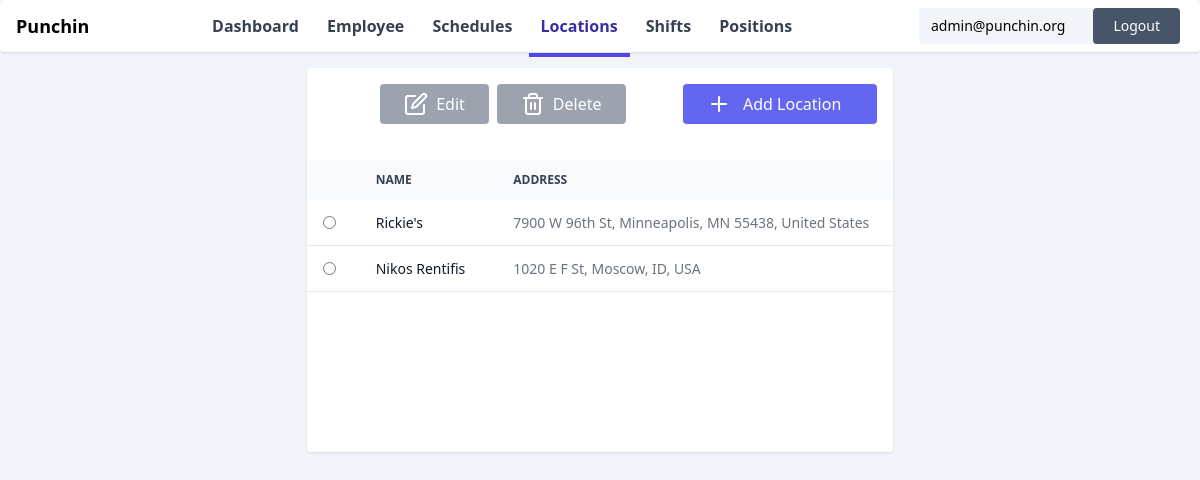
Page /dashboard/locations/ (signed in) on the committed database.
### core/models.py (models this page shows, shortened)
class Location(models.Model):
    organization = models.ForeignKey(Organization, on_delete=models.CASCADE, related_name='locations')
    name = models.CharField(max_length=100)
    address = models.CharField(max_length=255)
    longitude = models.FloatField(default=0)
    latitude = models.FloatField(default=0)

### core/views.py (the view)
# urls.py: path('dashboard/locations/', views.locations_list_view, name='locations'),
@login_required
@get_organization
def locations_list_view(request, organization):
    locations = organization.locations.all()
    return render(request, 'dashboard/locations.html', {'nav_items': nav_items,'locations': locations})

### core/views.py (called while the page is built)
def get_organization(view_func):
    @wraps(view_func)
    def wrapper(request, *args, **kwargs):
        user = request.user
        try:
            organization = user.admin_of
            kwargs['organization'] = organization
        except Organization.DoesNotExist:
            return redirect('punch_in_out')
        return view_func(request, *args, **kwargs)
    return wrapper

### core/templates/dashboard/locations.html (shortened to what this page needs)
{% extends './main.html' %}
{% block body %}
<div id="locationApp">
    <div class="container rounded bg-white mt-4 shadow min-h-96">
        <div class="header mb-5 text-center p-4 flex justify-between items-center">
            <div class="flex gap-2" v-show="selectedLocation">
                <button href="#updateLocationModal" class="bg-gray-400 text-white hover:bg-slate-700 flex items-center space-x-2 px-6 py-2 rounded" id="openModal" onclick="openModal('updateLocationModal')">
                  <span data-feather="edit"></span>
                  <span>Edit</span>
                </button>
                <form action="{% url 'delete_location' %}" method="post">
                    <button type="submit" class="bg-gray-400 text-white hover:bg-slate-700 flex items-center space-x-2 px-6 py-2 rounded" onclick="deleteLocation(event)">
                    <span data-feather="trash-2"></span>
                    <span>Delete</span>
                    </button>
                </form>
              </div>
            <button href="#addLocationModal"
                class="bg-indigo-500 text-white hover:indigo-900 px-6 py-2 rounded flex justify-between" id="openModal"
                onclick="openModal('addLocationModal')"><span data-feather="plus"></span> <span class="mx-3">Add
                    Location</span></button>
        </div>
        <div class="body">
            <div class="relative overflow-x-auto w-full">
                <table class="w-full text-sm text-left rtl:text-right text-gray-500" id="employeeTable">
                    <thead class="text-xs text-gray-700 uppercase bg-gray-50">
                        <tr>
                            <th scope="col" class="p-4">
                            </th>
                            <th scope="col" class="px-6 py-3">
                                Name
                            </th>
                            <th scope="col" class="px-6 py-3">
                                Address
                            </th>
                        </tr>
                    </thead>
                    <tbody>
                           {% for location in locations %}
                        <tr class="bg-white border-b text-sm ">
                            <td class="w-4 p-4">
                                <div class="flex items-center">
                                    <input id="checkbox-table-search-1" type="radio" name="loc"
                                        class=" text-blue-600 bg-gray-100 border-gray-300 rounded focus:ring-blue-500" @change="selectLocation({
                                            address:`{{location.address}}`,
                                            longitude:'{{location.longitude}}',
                                            latitude:'{{location.latitude}}',
                                            id:'{{location.id}}',
                                            name:`{{location.name}}`
                                        })"/>
                                </div>
                            </td>
                            <td scope="row" class="px-6 py-2 font-medium text-gray-900 whitespace-nowrap">
                                {{location.name}}
                            </td>
                            <td class="px-6 py-2">
                                {{location.address}}
                            </td>
                        </tr>
                        {% endfor %}
                    </tbody>
                </table>
            </div>
        </div>
    </div>
</div>
<br>
{% endblock %}

### core/templates/dashboard/main.html (shortened to what this page needs)
{% extends 'base.html' %}
{% block content %}
<div class="w-full">
    <div id="navbar" class="rounded flex justify-between items-center p-1 bg-white shadow w-full px-4">
        <div class="logo">
            <a href="/">
                <h1 class="font-bold text-lg">Punchin</h1>
            </a>
        </div>
        <div id="menu-items">
                {% for nav_item in nav_items %}
                    <a href="/dashboard/{{nav_item.link}}"  class="py-4 px-3 text-gray-700 nav_link hover:text-salte-800 hover:border-slate-600 font-semibold hover:border-b-4">{{ nav_item.name }}</a>
                {% endfor %}
        </div>
        <div class="form-inline p-1 rounded">
            <form action="{% url 'logout' %}" method="post" class="flex items-center bg-slate-100 rounded">
                <span class="mr-4 text-sm px-3">{{ request.user.email }}</span>
                <button type="submit" class="p-2 bg-slate-600 text-white rounded hover:bg-red-600 px-5 text-sm">Logout</button>
            </form>
        </div>
    </div>
    <div class="flex w-full justify-center">
        {% block body %}{% endblock %}
    </div>
</div>
{% endblock content %}

### rows in the picture
Location: name "Rickie's", address "7900 W 96th St, Minneapolis, MN 55438, United States"
Location: name "Nikos Rentifis", address "1020 E F St, Moscow, ID, USA"

### other values in the picture
{{ nav_item.name }} "Dashboard" "Employee" "Schedules" "Locations" "Shifts" "Positions"
{{ request.user.email }} "admin@punchin.org"
